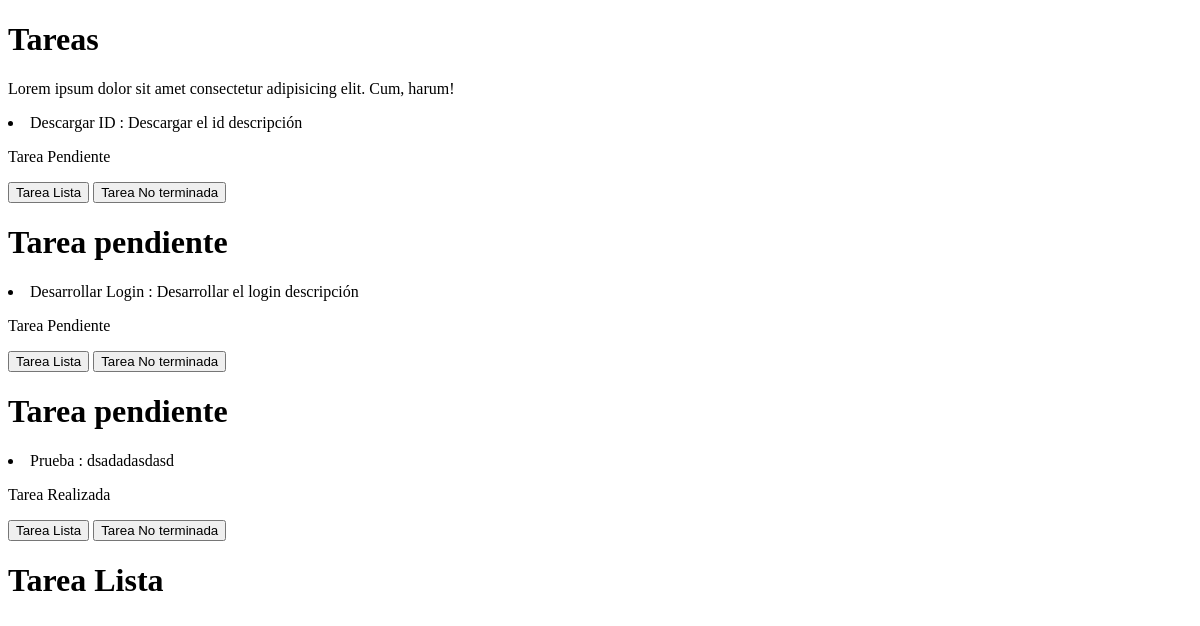
Before: /taskkkkkk/ with the older database file.
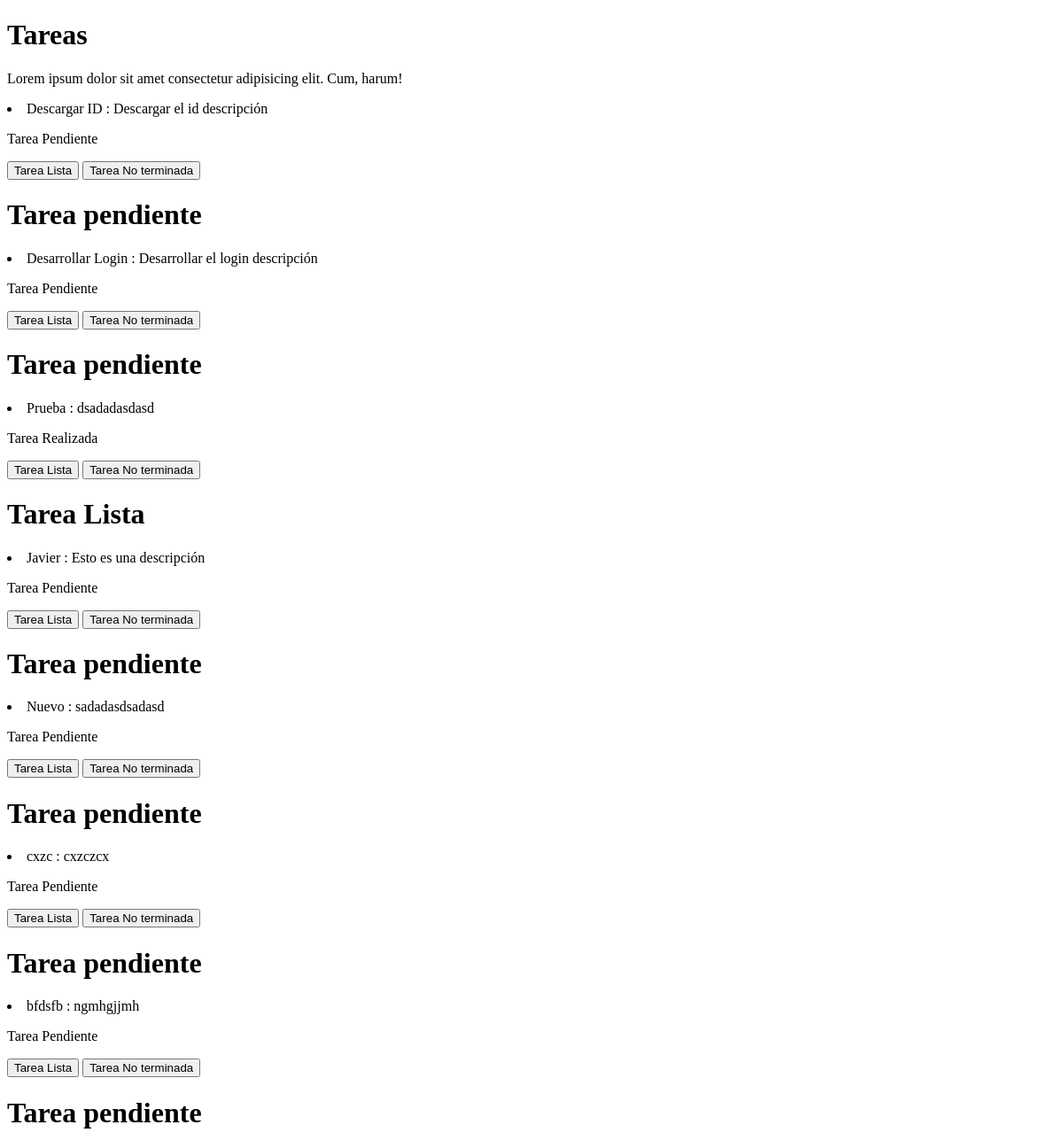
After: the same page with the newer database file.
### myapp/models.py (models this page shows, shortened)
class Task(models.Model):
    title = models.CharField(max_length=100) # Models.CharField es para textos pequeños
    desciption = models.TextField() # Models.TextField es para textos más grandes
    project =  models.ForeignKey(Project, on_delete=models.CASCADE) # ForeignKey es la clave foranea de las bases de datos, con solo colocar entre los parentesis el nombre de la tabla o clase ya se relaciona. Añadimos on_delete=models.CASCAdE para indicar que si eliminamos el proyecto se eliminarán todos los registros
    done = models.BooleanField(default=False)

### myapp/views.py (the view)
# urls.py: path('taskkkkkk/', views.task, name="task"),
def task(resquest):
    tasks = Task.objects.all()
    return render(resquest, "pages/task.html", {
        'tasks' : tasks
    })

### myapp/templates/pages/task.html (shortened to what this page needs)
<!DOCTYPE html>
<html lang="en">
<head>
</head>
<body>
    <h1>Tareas</h1>
    <p>Lorem ipsum dolor sit amet consectetur adipisicing elit. Cum, harum!</p>
    <div>
        {% for task in tasks %}
            <li>{{task.title}} : {{task.desciption}}</li>
            {% if task.done == 1 %}
                <p>Tarea Realizada</p>
            {% else %}
                <p>Tarea Pendiente</p>
            {% endif %}
            <button>Tarea Lista</button>
            <button>Tarea No terminada</button>
            <h1>{% if task.done == 1 %} Tarea Lista {% else %} Tarea pendiente {% endif %}</h1>
        {% endfor %}
    </div>
</body>
</html>

Changed rows visible on the page:
added Task: title "Javier", desciption "Esto es una descripción", done "Tarea Pendiente"
added Task: title "Nuevo", desciption "sadadasdsadasd", done "Tarea Pendiente"
added Task: title "cxzc", desciption "cxzczcx", done "Tarea Pendiente"
added Task: title "bfdsfb", desciption "ngmhgjjmh", done "Tarea Pendiente"
